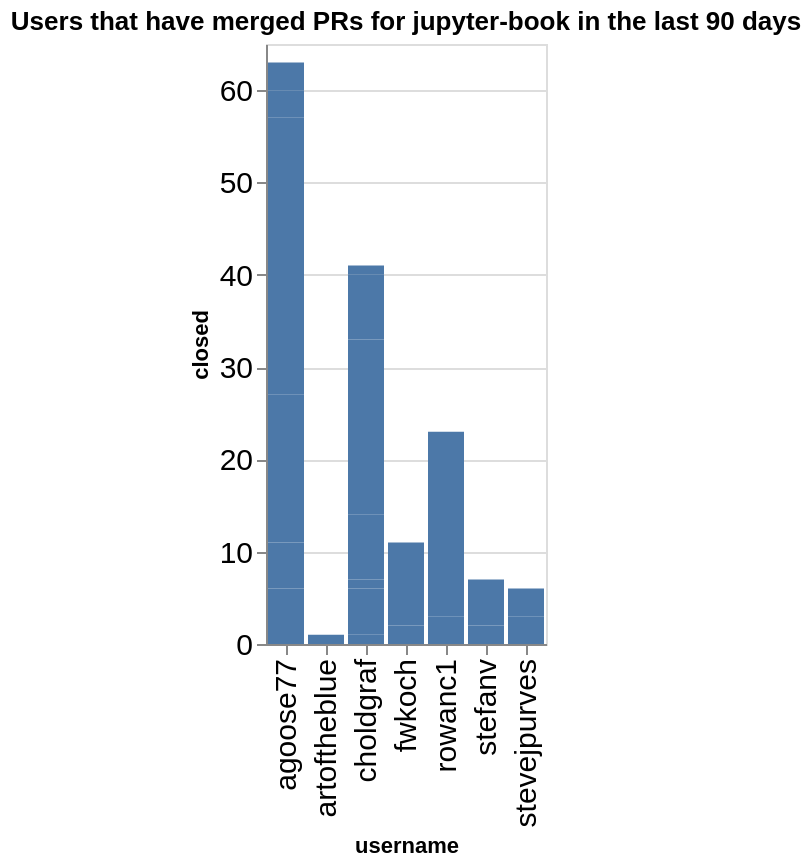

Source (notebook cell):
### Code cell
charts = []
title = f"Users that have merged PRs for {github_org} in the last {n_days} days"
ch = alt.Chart(data=closed_by_repo.replace(np.nan, 0), title=title).mark_bar().encode(
    x='username',
    y='closed',
)
ch

### Figure 1 — Vega-Lite specification as saved in the notebook (floating-point values rounded to 4 significant figures)
{"config": {"axisLeft": {"labelFontSize": 15}, "axisBottom": {"labelFontSize": 15}}, "data": {"name": "data-138bc5410f9b47f7e590351b9886ba3c"}, "mark": {"type": "bar"}, "encoding": {"x": {"field": "username", "type": "nominal"}, "y": {"field": "closed", "type": "quantitative"}}, "title": "Users that have merged PRs for jupyter-book in the last 90 days", "$schema": "https://vega.github.io/schema/vega-lite/v5.20.1.json", "datasets": {"data-138bc5410f9b47f7e590351b9886ba3c": [{"name": "blog", "username": "agoose77", "closed": 4}, {"name": "example-landing-pages", "username": "agoose77", "closed": 2}, {"name": "example-landing-pages", "username": "choldgraf", "closed": 1}, {"name": "example-outputs", "username": "stevejpurves", "closed": 3}, {"name": "jupyter-book", "username": "agoose77", "closed": 5}, {"name": "jupyter-book", "username": "choldgraf", "closed": 5}, {"name": "myst-spec", "username": "choldgraf", "closed": 1}, {"name": "myst-theme", "username": "agoose77", "closed": 16}, {"name": "myst-theme", "username": "choldgraf", "closed": 7}, {"name": "myst-theme", "username": "fwkoch", "closed": 2}, {"name": "myst-theme", "username": "rowanc1", "closed": 3}, {"name": "myst-theme", "username": "stefanv", "closed": 2}, {"name": "myst-theme", "username": "stevejpurves", "closed": 3}, {"name": "mystmd", "username": "agoose77", "closed": 30}, {"name": "mystmd", "username": "artoftheblue", "closed": 1}, {"name": "mystmd", "username": "choldgraf", "closed": 19}, {"name": "mystmd", "username": "fwkoch", "closed": 9}, {"name": "mystmd", "username": "rowanc1", "closed": 19}, {"name": "mystmd", "username": "stefanv", "closed": 5}, {"name": "mystmd.org", "username": "agoose77", "closed": 3}, {"name": "mystmd.org", "username": "choldgraf", "closed": 2}, {"name": "mystmd.org", "username": "rowanc1", "closed": 1}, {"name": "team-compass", "username": "agoose77", "closed": 3}, {"name": "team-compass", "username": "choldgraf", "closed": 5}, {"name": "thebe", "username": "choldgraf", "closed": 1}]}}
